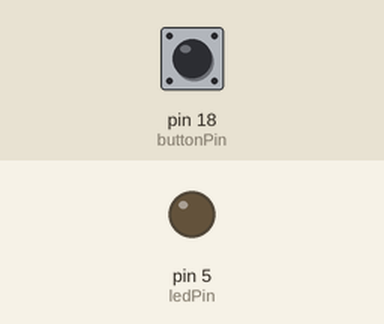
This sketch was run on a simulated Arduino Uno, built with avr-gcc and run on an emulated ATmega328P. On the bench: output pins drawn as LEDs (lit = HIGH). Inputs (shaded band) come from the test bench; at power-on: pin 18 (buttonPin) LOW. What the sketch prints to the serial monitor is not drawn.

Above: at 1.2 s.
1.3 s: pin 18 (buttonPin) pulled HIGH for 0.15 s
At 1.37 s:
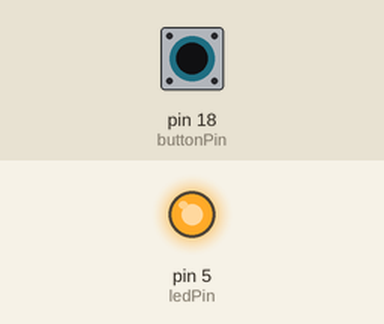
2.9 s: pin 18 (buttonPin) pulled HIGH for 3.2 s
At 6.4 s:
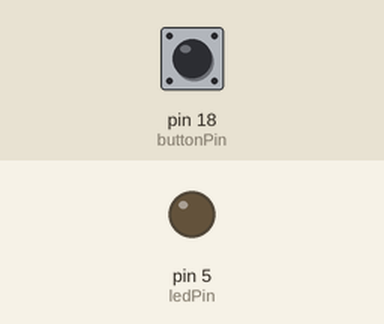
Timing chart, 0 to 7.9 s (numbered marks = the images above; inputs shaded):
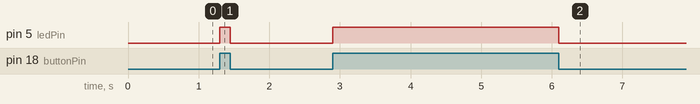

The sketch:

bp_prise_mesure.ino
```cpp
// set pin numbers
#define buttonPin  18 // the number of the pushbutton pin
#define ledPin  5 // the number of the LED pin
// variable for storing the pushbutton status
int buttonState = 0;
void setup() {
  Serial.begin(115200);
  // initialize the pushbutton pin as an input
  pinMode(buttonPin, INPUT);
  // initialize the LED pin as an output
  pinMode(ledPin, OUTPUT);
}

void loop() {
// read the state of the pushbutton value
buttonState = digitalRead(buttonPin);
Serial.println(buttonState);
// check if the pushbutton is pressed.
// if it is, the buttonState is HIGH
if (buttonState == HIGH) {
// turn LED on
digitalWrite(ledPin, HIGH);
}
else {
// turn LED off
digitalWrite(ledPin, LOW);}
}
```

Measured:
- after the input at 1.3 s, pin 5 (ledPin): LOW → HIGH at once, → LOW 0.15 s later
- after the input at 2.9 s, pin 5 (ledPin): LOW → HIGH at once, → LOW 3.2 s later
